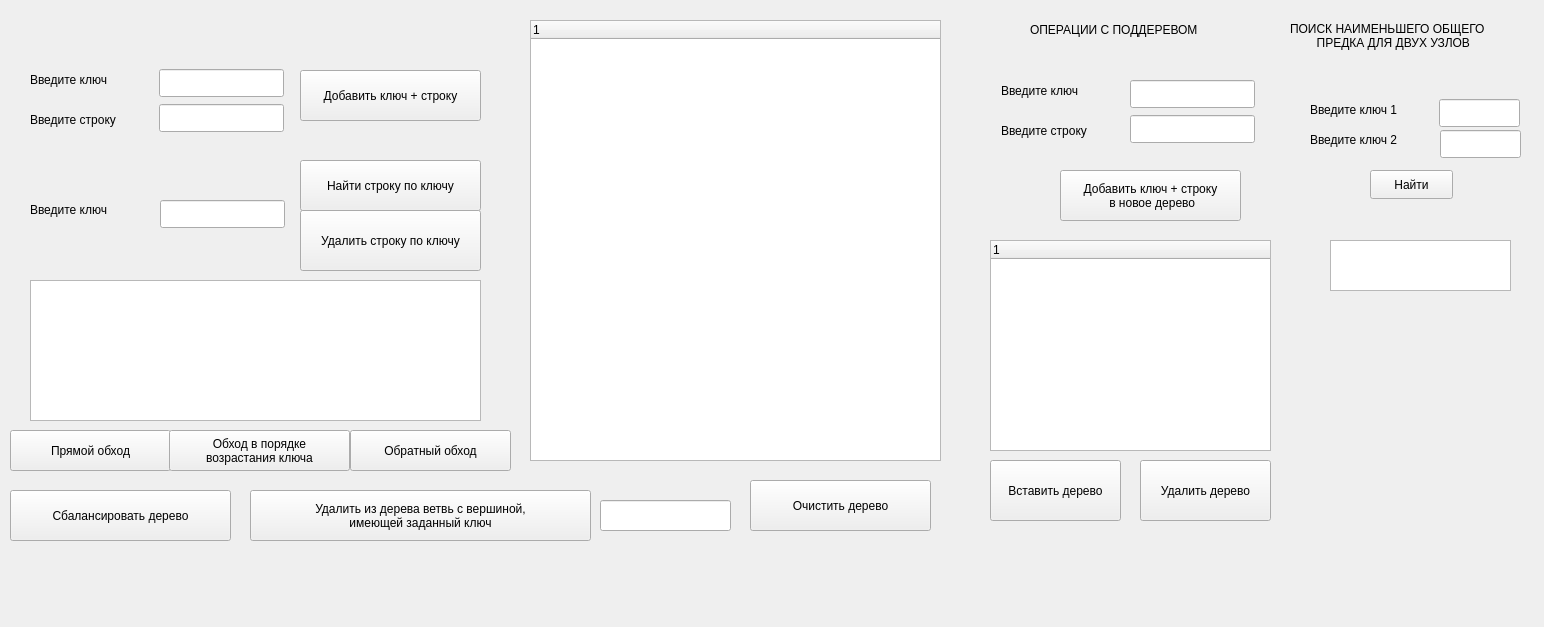
<?xml version="1.0" encoding="UTF-8"?>
<ui version="4.0">
 <class>MainWindow</class>
 <widget class="QMainWindow" name="MainWindow">
  <property name="geometry">
   <rect>
    <x>0</x>
    <y>0</y>
    <width>1544</width>
    <height>627</height>
   </rect>
  </property>
  <property name="windowTitle">
   <string>MainWindow</string>
  </property>
  <widget class="QWidget" name="centralwidget">
   <widget class="QPushButton" name="preorderButton">
    <property name="geometry">
     <rect>
      <x>10</x>
      <y>430</y>
      <width>161</width>
      <height>41</height>
     </rect>
    </property>
    <property name="text">
     <string>Прямой обход</string>
    </property>
   </widget>
   <widget class="QPushButton" name="inorderButton">
    <property name="geometry">
     <rect>
      <x>169</x>
      <y>430</y>
      <width>181</width>
      <height>41</height>
     </rect>
    </property>
    <property name="text">
     <string>Обход в порядке
возрастания ключа</string>
    </property>
   </widget>
   <widget class="QPushButton" name="postorderButton">
    <property name="geometry">
     <rect>
      <x>350</x>
      <y>430</y>
      <width>161</width>
      <height>41</height>
     </rect>
    </property>
    <property name="text">
     <string>Обратный обход</string>
    </property>
   </widget>
   <widget class="QLabel" name="label_3">
    <property name="geometry">
     <rect>
      <x>30</x>
      <y>200</y>
      <width>101</width>
      <height>20</height>
     </rect>
    </property>
    <property name="text">
     <string>Введите ключ</string>
    </property>
   </widget>
   <widget class="QTextEdit" name="resultTextEdit">
    <property name="geometry">
     <rect>
      <x>30</x>
      <y>280</y>
      <width>451</width>
      <height>141</height>
     </rect>
    </property>
   </widget>
   <widget class="QTreeWidget" name="treeWidget">
    <property name="geometry">
     <rect>
      <x>530</x>
      <y>20</y>
      <width>411</width>
      <height>441</height>
     </rect>
    </property>
    <property name="animated">
     <bool>true</bool>
    </property>
    <column>
     <property name="text">
      <string notr="true"/>
     </property>
    </column>
   </widget>
   <widget class="QLabel" name="label_2">
    <property name="geometry">
     <rect>
      <x>30</x>
      <y>110</y>
      <width>121</width>
      <height>20</height>
     </rect>
    </property>
    <property name="text">
     <string>Введите строку</string>
    </property>
   </widget>
   <widget class="QLabel" name="label_7">
    <property name="geometry">
     <rect>
      <x>0</x>
      <y>408</y>
      <width>16</width>
      <height>20</height>
     </rect>
    </property>
    <property name="text">
     <string/>
    </property>
   </widget>
   <widget class="QLabel" name="label_5">
    <property name="geometry">
     <rect>
      <x>1</x>
      <y>259</y>
      <width>16</width>
      <height>20</height>
     </rect>
    </property>
    <property name="text">
     <string/>
    </property>
   </widget>
   <widget class="QLabel" name="label_8">
    <property name="geometry">
     <rect>
      <x>0</x>
      <y>460</y>
      <width>16</width>
      <height>20</height>
     </rect>
    </property>
    <property name="text">
     <string/>
    </property>
   </widget>
   <widget class="QLabel" name="label">
    <property name="geometry">
     <rect>
      <x>30</x>
      <y>70</y>
      <width>101</width>
      <height>20</height>
     </rect>
    </property>
    <property name="text">
     <string>Введите ключ</string>
    </property>
   </widget>
   <widget class="QLabel" name="label_4">
    <property name="geometry">
     <rect>
      <x>1</x>
      <y>155</y>
      <width>16</width>
      <height>20</height>
     </rect>
    </property>
    <property name="text">
     <string/>
    </property>
   </widget>
   <widget class="QLineEdit" name="stringLineEdit">
    <property name="geometry">
     <rect>
      <x>159</x>
      <y>104</y>
      <width>125</width>
      <height>28</height>
     </rect>
    </property>
   </widget>
   <widget class="QPushButton" name="clearButton">
    <property name="geometry">
     <rect>
      <x>750</x>
      <y>480</y>
      <width>181</width>
      <height>51</height>
     </rect>
    </property>
    <property name="text">
     <string>Очистить дерево</string>
    </property>
   </widget>
   <widget class="QLineEdit" name="keyLineEdit">
    <property name="geometry">
     <rect>
      <x>159</x>
      <y>69</y>
      <width>125</width>
      <height>28</height>
     </rect>
    </property>
   </widget>
   <widget class="QLineEdit" name="keyLineEdit1">
    <property name="geometry">
     <rect>
      <x>160</x>
      <y>200</y>
      <width>125</width>
      <height>28</height>
     </rect>
    </property>
   </widget>
   <widget class="QPushButton" name="removeButton">
    <property name="geometry">
     <rect>
      <x>300</x>
      <y>210</y>
      <width>181</width>
      <height>61</height>
     </rect>
    </property>
    <property name="text">
     <string>Удалить строку по ключу</string>
    </property>
   </widget>
   <widget class="QPushButton" name="searchButton">
    <property name="geometry">
     <rect>
      <x>300</x>
      <y>160</y>
      <width>181</width>
      <height>51</height>
     </rect>
    </property>
    <property name="text">
     <string>Найти строку по ключу</string>
    </property>
   </widget>
   <widget class="QPushButton" name="addButton">
    <property name="geometry">
     <rect>
      <x>300</x>
      <y>70</y>
      <width>181</width>
      <height>51</height>
     </rect>
    </property>
    <property name="text">
     <string>Добавить ключ + строку</string>
    </property>
   </widget>
   <widget class="QPushButton" name="balanceButton">
    <property name="geometry">
     <rect>
      <x>10</x>
      <y>490</y>
      <width>221</width>
      <height>51</height>
     </rect>
    </property>
    <property name="text">
     <string>Сбалансировать дерево</string>
    </property>
   </widget>
   <widget class="QPushButton" name="taskButton">
    <property name="geometry">
     <rect>
      <x>250</x>
      <y>490</y>
      <width>341</width>
      <height>51</height>
     </rect>
    </property>
    <property name="text">
     <string>Удалить из дерева ветвь с вершиной, 
имеющей заданный ключ</string>
    </property>
   </widget>
   <widget class="QLineEdit" name="keyLineEdit2">
    <property name="geometry">
     <rect>
      <x>600</x>
      <y>500</y>
      <width>131</width>
      <height>31</height>
     </rect>
    </property>
   </widget>
   <widget class="QLabel" name="label_6">
    <property name="geometry">
     <rect>
      <x>1001</x>
      <y>121</y>
      <width>121</width>
      <height>20</height>
     </rect>
    </property>
    <property name="text">
     <string>Введите строку</string>
    </property>
   </widget>
   <widget class="QPushButton" name="addNewButton">
    <property name="geometry">
     <rect>
      <x>1060</x>
      <y>170</y>
      <width>181</width>
      <height>51</height>
     </rect>
    </property>
    <property name="text">
     <string>Добавить ключ + строку
 в новое дерево</string>
    </property>
   </widget>
   <widget class="QLineEdit" name="stringLineEdit3">
    <property name="geometry">
     <rect>
      <x>1130</x>
      <y>115</y>
      <width>125</width>
      <height>28</height>
     </rect>
    </property>
   </widget>
   <widget class="QLabel" name="label_9">
    <property name="geometry">
     <rect>
      <x>1001</x>
      <y>81</y>
      <width>111</width>
      <height>20</height>
     </rect>
    </property>
    <property name="text">
     <string>Введите ключ</string>
    </property>
   </widget>
   <widget class="QLineEdit" name="keyLineEdit3">
    <property name="geometry">
     <rect>
      <x>1130</x>
      <y>80</y>
      <width>125</width>
      <height>28</height>
     </rect>
    </property>
   </widget>
   <widget class="QTreeWidget" name="treeWidget1">
    <property name="geometry">
     <rect>
      <x>990</x>
      <y>240</y>
      <width>281</width>
      <height>211</height>
     </rect>
    </property>
    <property name="animated">
     <bool>true</bool>
    </property>
    <column>
     <property name="text">
      <string notr="true"/>
     </property>
    </column>
   </widget>
   <widget class="QPushButton" name="addTreeButton">
    <property name="geometry">
     <rect>
      <x>990</x>
      <y>460</y>
      <width>131</width>
      <height>61</height>
     </rect>
    </property>
    <property name="text">
     <string>Вставить дерево</string>
    </property>
   </widget>
   <widget class="QPushButton" name="removeTreeButton">
    <property name="geometry">
     <rect>
      <x>1140</x>
      <y>460</y>
      <width>131</width>
      <height>61</height>
     </rect>
    </property>
    <property name="text">
     <string>Удалить дерево</string>
    </property>
   </widget>
   <widget class="QLabel" name="label_10">
    <property name="geometry">
     <rect>
      <x>1030</x>
      <y>20</y>
      <width>211</width>
      <height>20</height>
     </rect>
    </property>
    <property name="text">
     <string>ОПЕРАЦИИ С ПОДДЕРЕВОМ</string>
    </property>
   </widget>
   <widget class="QLabel" name="label_11">
    <property name="geometry">
     <rect>
      <x>1290</x>
      <y>10</y>
      <width>241</width>
      <height>51</height>
     </rect>
    </property>
    <property name="text">
     <string>ПОИСК НАИМЕНЬШЕГО ОБЩЕГО
        ПРЕДКА ДЛЯ ДВУХ УЗЛОВ</string>
    </property>
   </widget>
   <widget class="QLineEdit" name="keyLineEdit4">
    <property name="geometry">
     <rect>
      <x>1439</x>
      <y>99</y>
      <width>81</width>
      <height>28</height>
     </rect>
    </property>
   </widget>
   <widget class="QLabel" name="label_12">
    <property name="geometry">
     <rect>
      <x>1310</x>
      <y>100</y>
      <width>111</width>
      <height>20</height>
     </rect>
    </property>
    <property name="text">
     <string>Введите ключ 1</string>
    </property>
   </widget>
   <widget class="QLabel" name="label_13">
    <property name="geometry">
     <rect>
      <x>1310</x>
      <y>130</y>
      <width>111</width>
      <height>20</height>
     </rect>
    </property>
    <property name="text">
     <string>Введите ключ 2</string>
    </property>
   </widget>
   <widget class="QLineEdit" name="keyLineEdit5">
    <property name="geometry">
     <rect>
      <x>1440</x>
      <y>130</y>
      <width>81</width>
      <height>28</height>
     </rect>
    </property>
   </widget>
   <widget class="QTextEdit" name="resultTextEdit1">
    <property name="geometry">
     <rect>
      <x>1330</x>
      <y>240</y>
      <width>181</width>
      <height>51</height>
     </rect>
    </property>
   </widget>
   <widget class="QPushButton" name="ancButton">
    <property name="geometry">
     <rect>
      <x>1370</x>
      <y>170</y>
      <width>83</width>
      <height>29</height>
     </rect>
    </property>
    <property name="text">
     <string>Найти</string>
    </property>
   </widget>
  </widget>
  <widget class="QMenuBar" name="menubar">
   <property name="geometry">
    <rect>
     <x>0</x>
     <y>0</y>
     <width>1544</width>
     <height>22</height>
    </rect>
   </property>
  </widget>
 </widget>
 <resources/>
 <connections/>
</ui>
